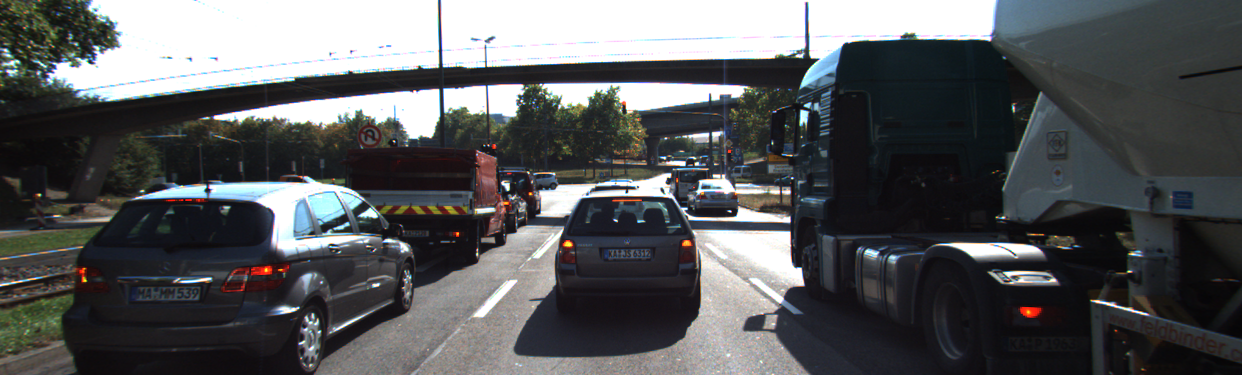
//> input picture 2_Camera/Extras/4_describe_keypoints/describe_keypoints/images/img1.png, 1242 x 375 px
$ ./describe_keypoints   (built with g++ and OpenCV 4)
//> lines starting //> are read from the running program, lines starting //| are printed output that depends on the picture
#include <iostream>
#include <numeric>
#include <opencv2/core.hpp>
#include <opencv2/highgui.hpp>
#include <opencv2/imgproc.hpp>
#include <opencv2/features2d.hpp>
#include <opencv2/xfeatures2d.hpp>
#include <opencv2/xfeatures2d/nonfree.hpp> // needed for SIFT

using namespace std;

void descKeypoints1()
{
    // load image from file and convert to grayscale
    cv::Mat imgGray;
    cv::Mat img = cv::imread("../images/img1.png");
//> img is the input picture: 375 rows x 1242 cols, CV_8UC3; mean B, G, R 90.7, 89.1, 87.5
    cv::cvtColor(img, imgGray, cv::COLOR_BGR2GRAY);
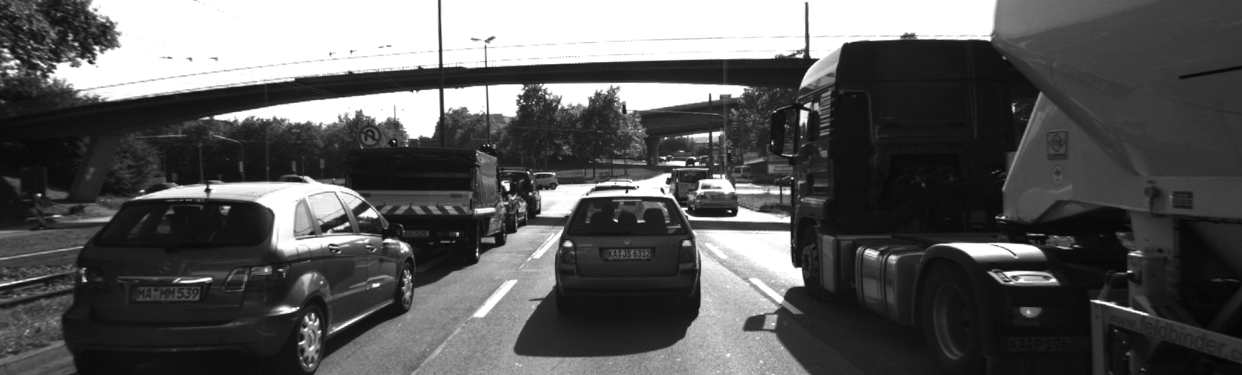
//> imgGray: 375 rows x 1242 cols, CV_8UC1; min 5, max 255, mean 88.8

    // BRISK detector / descriptor
    cv::Ptr<cv::FeatureDetector> detector = cv::BRISK::create();
    vector<cv::KeyPoint> kptsBRISK;

    double t = (double)cv::getTickCount();
    detector->detect(imgGray, kptsBRISK);
//> kptsBRISK = 2896 keypoints; strongest (x, y, size): (507, 189, 14.1), (729, 211, 12.8), (788, 219, 28.1), (801, 282, 29.7)
    t = ((double)cv::getTickCount() - t) / cv::getTickFrequency();
    cout << "BRISK detector with n= " << kptsBRISK.size() << " keypoints in " << 1000 * t / 1.0 << " ms" << endl;

    cv::Ptr<cv::DescriptorExtractor> descriptor = cv::BRISK::create();
    cv::Mat descBRISK;
    t = (double)cv::getTickCount();
    descriptor->compute(imgGray, kptsBRISK, descBRISK);
    t = ((double)cv::getTickCount() - t) / cv::getTickFrequency();
    cout << "BRISK descriptor in " << 1000 * t / 1.0 << " ms" << endl;

    // visualize results
    cv::Mat visImage = img.clone();
    cv::drawKeypoints(img, kptsBRISK, visImage, cv::Scalar::all(-1), cv::DrawMatchesFlags::DRAW_RICH_KEYPOINTS);
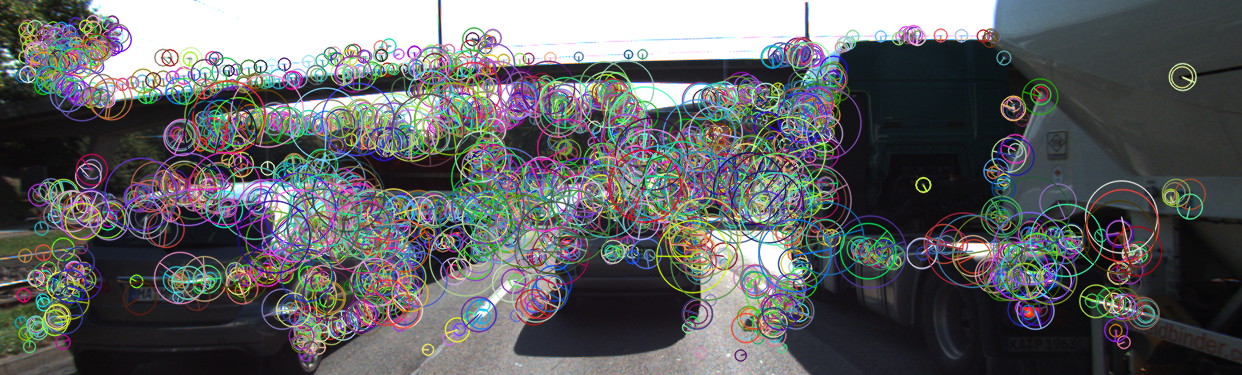
//> visImage: 375 rows x 1242 cols, CV_8UC3; mean B, G, R 100.2, 98.6, 97.2
    string windowName = "BRISK Results";
    cv::namedWindow(windowName, 1);
    imshow(windowName, visImage);
    cv::waitKey(0);

    // TODO: Add the SIFT detector / descriptor, compute the
    // time for both steps and compare both BRISK and SIFT
    // with regard to processing speed and the number and
    // visual appearance of keypoints.
    cv::Ptr<cv::FeatureDetector> detector_sift = cv::SIFT::create();
    vector<cv::KeyPoint> sift_keypoints;
    t = (double)cv::getTickCount();
    detector->detect(imgGray, sift_keypoints);
//> sift_keypoints has the same summary as kptsBRISK
    t = ((double)cv::getTickCount() - t) / cv::getTickFrequency();
    cout << "SIFT detector with n= " << sift_keypoints.size() << " keypoints in " << 1000 * t / 1.0 << " ms" << endl;

    cv::Ptr<cv::DescriptorExtractor> descriptor_sift = cv::SIFT::create();
    cv::Mat descSIFT;
    t = (double)cv::getTickCount();
    descriptor->compute(imgGray, sift_keypoints, descSIFT);
    t = ((double)cv::getTickCount() - t) / cv::getTickFrequency();
    cout << "SIFT descriptor in " << 1000 * t / 1.0 << " ms" << endl;


    visImage = img.clone();
    cv::drawKeypoints(img, sift_keypoints, visImage, cv::Scalar::all(-1), cv::DrawMatchesFlags::DRAW_RICH_KEYPOINTS);
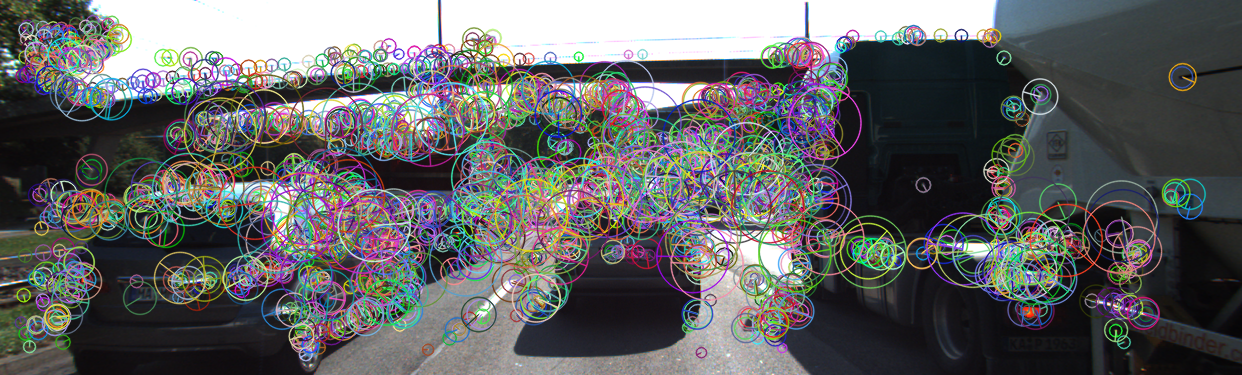
//> visImage: 375 rows x 1242 cols, CV_8UC3; mean B, G, R 100, 99.4, 98.2
    windowName = "SIFT Results";
    cv::namedWindow(windowName, 1);
    imshow(windowName, visImage);
    cv::waitKey(0);


}

int main()
{
    descKeypoints1();
    return 0;
}

$ run again, with 2_Camera/Extras/4_describe_keypoints/describe_keypoints/images/img0006.png copied over 2_Camera/Extras/4_describe_keypoints/describe_keypoints/images/img1.png
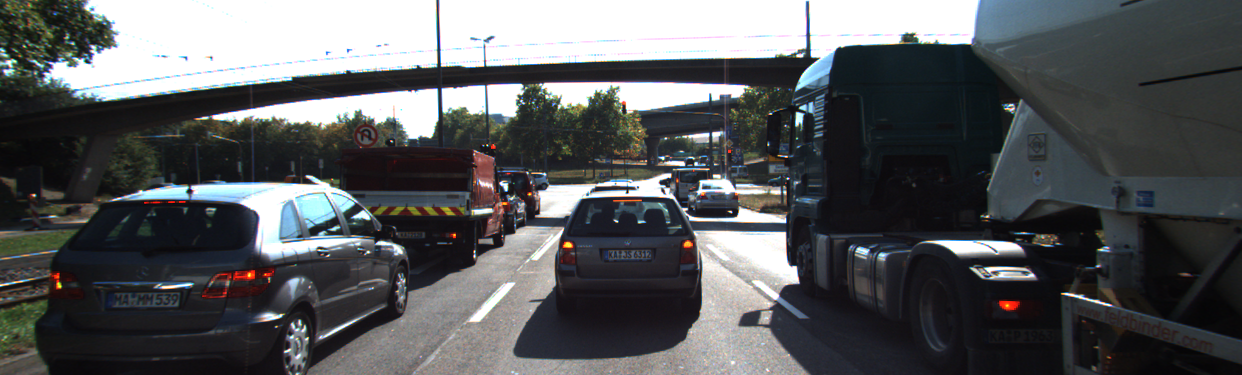
//> input picture 2_Camera/Extras/4_describe_keypoints/describe_keypoints/images/img0006.png, 1242 x 375 px
//> in descKeypoints1, img is the input picture: 375 rows x 1242 cols, CV_8UC3; mean B, G, R 91.1, 89.2, 87.2
//> kptsBRISK = 3000 keypoints; strongest (x, y, size): (506, 190, 13.4), (627, 192, 11.7), (616, 221, 13.7), (670, 175, 15.5)
//> in descKeypoints1, `cv::drawKeypoints(img, kptsBRISK, visImage, cv::Scalar::all(-1), cv::D..`:
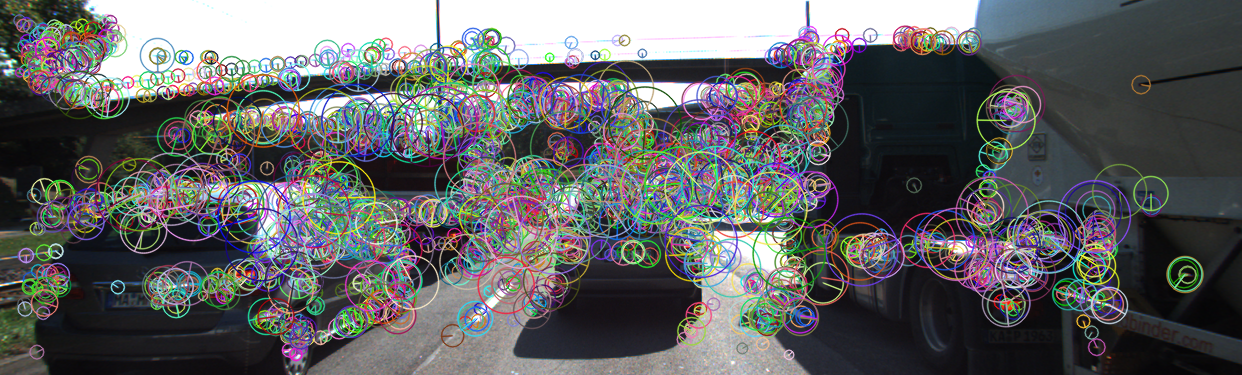
//> visImage: 375 rows x 1242 cols, CV_8UC3; mean B, G, R 100, 98.6, 97.6
//> sift_keypoints has the same summary as kptsBRISK
//> in descKeypoints1, `cv::drawKeypoints(img, sift_keypoints, visImage, cv::Scalar::all(-1), ..`:
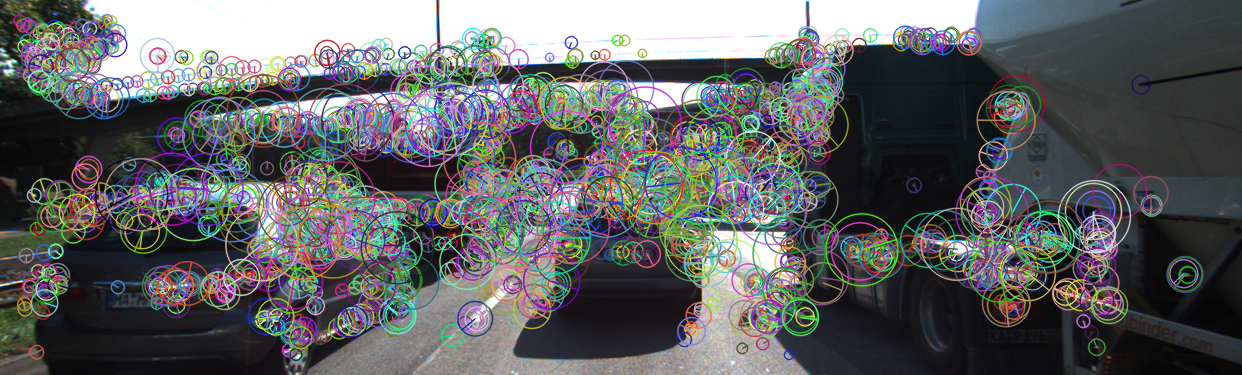
//> visImage: 375 rows x 1242 cols, CV_8UC3; mean B, G, R 100, 98.8, 97.1
